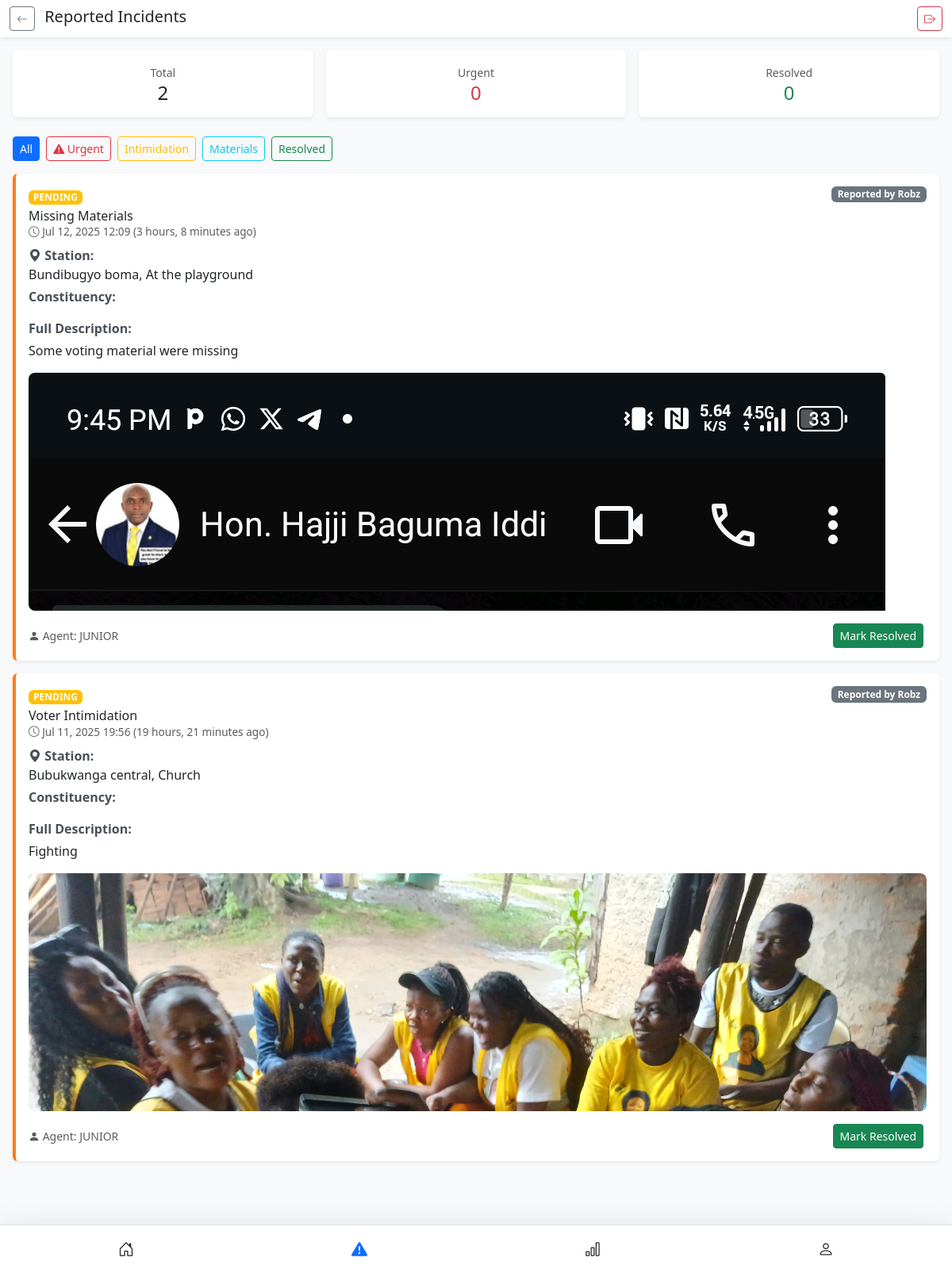
The app's page /reported_incidents.html (signed in) with its own data.
### agent/models.py (models this page shows, shortened)
class Incident(models.Model):
    INCIDENT_TYPES = [
        ('late_open', 'Late Opening'),
        ('missing_materials', 'Missing Materials'),
        ('voter_intimidation', 'Voter Intimidation'),
        ('ballot_stuffing', 'Ballot Stuffing'),
        ('technical_issue', 'Technical Issue'),
        ('other', 'Other'),
    ]
    agent = models.ForeignKey(Agent, on_delete=models.CASCADE, related_name='incidents', null=True, blank=True)
    location = models.CharField(max_length=200, blank=True)
    location_description = models.CharField(max_length=200, blank=True)
    incident_type = models.CharField(max_length=50, choices=INCIDENT_TYPES)
    description = models.TextField(blank=True)
    photo = models.ImageField(upload_to='incidents/', null=True, blank=True)
    is_urgent = models.BooleanField(default=False)
    resolved = models.BooleanField(default=False)
    submitted_at = models.DateTimeField(default=timezone.now)

class Agent(models.Model):
    user = models.OneToOneField(User, on_delete=models.CASCADE)
    name = models.CharField(max_length=100, default='Agent')
    agent_nin = models.CharField(max_length=20, unique=True, blank=True, null=True)
    passport = models.ImageField(upload_to='agents/', null=True, blank=True)
    candidate = models.ForeignKey(Candidate, on_delete=models.CASCADE, related_name='agents', null=True, blank=True)
    phone = models.CharField(max_length=20, blank=True, null=True)
    is_active = models.BooleanField(default=True)

### agent/views.py (the view)
# urls.py: path('reported_incidents.html', views.reported_incidents, name='reported_incident'),
@login_required
def reported_incidents(request):
    try:
        candidate = request.user.candidate
    except:
        return redirect('candidate_login')
    incidents = Incident.objects.filter(agent__candidate=candidate)\
                                .select_related('agent', 'agent__user', )\
                                .order_by('-submitted_at')
    urgent_count = incidents.filter(is_urgent=True, resolved=False).count()
    resolved_count = incidents.filter(resolved=True).count()
    context = {
        'incidents': incidents,
        'urgent_count': urgent_count,
        'resolved_count': resolved_count,
        'now': timezone.now()  # For timestamp calculations
    }
    return render(request, 'reported_incidents.html', context)

### templates/reported_incidents.html (shortened to what this page needs)
<!DOCTYPE html>
<html lang="en">
<head>
  <link href="https://cdn.jsdelivr.net/npm/bootstrap@5.3.0/dist/css/bootstrap.min.css" rel="stylesheet">
  <link rel="stylesheet" href="https://cdn.jsdelivr.net/npm/bootstrap-icons@1.10.0/font/bootstrap-icons.css">
</head>
<body class="bg-light">
  <header class="sticky-top bg-white shadow-sm">
    <div class="container-fluid py-2">
      <div class="d-flex justify-content-between align-items-center">
        <div>
          <a href="{% url 'candidate_dashboard' %}" class="btn btn-sm btn-outline-secondary me-2">
            <i class="bi bi-arrow-left"></i>
          </a>
          <h5 class="d-inline-block mb-0">Reported Incidents</h5>
        </div>
        <a href="{% url 'logout' %}" class="btn btn-sm btn-outline-danger">
          <i class="bi bi-box-arrow-right"></i>
        </a>
      </div>
    </div>
  </header>
  <main class="container-fluid p-3">
    <div class="row g-3 mb-4">
      <div class="col-4">
        <div class="bg-white p-3 shadow-sm rounded text-center">
          <small class="text-muted">Total</small>
          <h4 class="mb-0">{{ incidents|length }}</h4>
        </div>
      </div>
      <div class="col-4">
        <div class="bg-white p-3 shadow-sm rounded text-center">
          <small class="text-muted">Urgent</small>
          <h4 class="mb-0 text-danger">{{ urgent_count }}</h4>
        </div>
      </div>
      <div class="col-4">
        <div class="bg-white p-3 shadow-sm rounded text-center">
          <small class="text-muted">Resolved</small>
          <h4 class="mb-0 text-success">{{ resolved_count }}</h4>
        </div>
      </div>
    </div>
    <div class="d-flex mb-3 overflow-auto" style="gap: 8px;">
      <button class="btn btn-sm btn-outline-primary filter-btn active" data-filter="all">All</button>
      <button class="btn btn-sm btn-outline-danger filter-btn" data-filter="urgent">
        <i class="bi bi-exclamation-triangle-fill"></i> Urgent
      </button>
      <button class="btn btn-sm btn-outline-warning filter-btn" data-filter="voter_intimidation">Intimidation</button>
      <button class="btn btn-sm btn-outline-info filter-btn" data-filter="missing_materials">Materials</button>
      <button class="btn btn-sm btn-outline-success filter-btn" data-filter="resolved">Resolved</button>
    </div>
    {% if incidents %}
      <div class="row g-3" id="incidents-container">
        {% for incident in incidents %}
        <div class="col-12 incident-item"
             data-urgency="{% if incident.is_urgent %}urgent{% else %}normal{% endif %}"
             data-type="{{ incident.incident_type }}"
             data-status="{% if incident.resolved %}resolved{% else %}pending{% endif %}">
          <div class="incident-card bg-white p-3 shadow-sm rounded h-100
                      {% if incident.is_urgent %}incident-urgent{% elif incident.resolved %}incident-resolved{% else %}incident-normal{% endif %}">
            <div class="d-flex justify-content-between align-items-start mb-2">
              <div>
                <span class="badge {% if incident.is_urgent %}bg-danger{% elif incident.resolved %}bg-success{% else %}bg-warning{% endif %} incident-type-badge">
                  {% if incident.is_urgent %}URGENT{% elif incident.resolved %}RESOLVED{% else %}PENDING{% endif %}
                </span>
                <h6 class="mt-1 mb-0">
                  {{ incident.get_incident_type_display }}
                </h6>
                <div class="timestamp text-muted">
                  <i class="bi bi-clock"></i> {{ incident.submitted_at|date:"M j, Y H:i" }}
                  ({{ incident.submitted_at|timesince }} ago)
                </div>
              </div>
              <span class="badge bg-secondary">
                Reported by {{ incident.agent.user.username }}
              </span>
            </div>
            <div class="mb-3">
              {% if incident.location %}
              <div>
                <span class="detail-label"><i class="bi bi-geo-alt-fill"></i> Station:</span></br>
                {{ incident.location }}, {{ incident.location_description }}
              </div>
              <div class="mt-1">
                <span class="detail-label">Constituency:</span></br>
              </div>
              {% endif %}
            </div>
            <div class="incident-details mb-3">
              <div class="detail-label mb-1">Full Description:</div>
              <div class="full-description">{{ incident.description }}</div>
            </div>
            {% if incident.photo %}
            <div class="image-container">
              <img src="{{ incident.photo.url }}" class="img-fluid rounded" alt="Incident photo">
            </div>
            {% endif %}
            <div class="d-flex justify-content-between align-items-center mt-3">
              <small class="text-muted">
                <i class="bi bi-person-fill"></i>
                Agent: {{ incident.agent.name|default:incident.agent.user.username }}
              </small>
              <div>
                {% if not incident.resolved %}
                <button class="btn btn-sm btn-success me-1">Mark Resolved</button>
                {% else %}
                <button class="btn btn-sm btn-secondary me-1" disabled>Resolved</button>
                {% endif %}
              </div>
            </div>
          </div>
        </div>
        {% endfor %}
      </div>
    {% else %}
      <div class="alert alert-info">
        <i class="bi bi-info-circle"></i> No incidents reported yet.
      </div>
    {% endif %}
  </main>
  <nav class="navbar fixed-bottom bg-white shadow-lg border-top">
    <div class="container-fluid">
      <div class="d-flex justify-content-around w-100">
        <a href="{% url 'candidate_dashboard' %}" class="btn btn-link text-dark">
          <i class="bi bi-house-door fs-5"></i>
        </a>
        <a href="{% url 'reported_incident' %}" class="btn btn-link text-primary active">
          <i class="bi bi-exclamation-triangle-fill fs-5"></i>
        </a>
        <a href="#" class="btn btn-link text-dark">
          <i class="bi bi-bar-chart fs-5"></i>
        </a>
        <a href="#" class="btn btn-link text-dark">
          <i class="bi bi-person fs-5"></i>
        </a>
      </div>
    </div>
  </nav>
</body>
</html>

### templates/reported_incidents.html (style rules this page uses)
.detail-label { font-weight: 600; color: #495057; min-width: 120px; display: inline-block; }
.timestamp { font-size: 0.85rem; }
.image-container { max-height: 300px; overflow: hidden; border-radius: 8px; margin: 10px 0; }
.incident-card { transition: all 0.2s; border-left: 4px solid; }
.incident-normal { border-left-color: #fd7e14; }
.incident-type-badge { font-size: 0.75rem; padding: 3px 6px; }
.filter-btn.active { background-color: #0d6efd; color: white; }
body.bg-light { padding-bottom: 60px; }
.navbar.fixed-bottom { height: 56px; z-index: 1030; transition: transform 0.3s ease-in-out; }
main.container-fluid { margin-bottom: 60px; padding-bottom: 20px; }

### records on screen
Incident: is_urgent "PENDING", incident_type "Missing Materials", submitted_at "Jul 12, 2025 12:09", submitted_at "3 hours, 8 minutes", agent.user.username "Robz", location "Bundibugyo boma", location_description "At the playground", description "Some voting material were missing", photo (picture), agent.name "JUNIOR", resolved "Mark Resolved"
Incident: is_urgent "PENDING", incident_type "Voter Intimidation", submitted_at "Jul 11, 2025 19:56", submitted_at "19 hours, 21 minutes", agent.user.username "Robz", location "Bubukwanga central", location_description "Church", description "Fighting", photo (picture), agent.name "JUNIOR", resolved "Mark Resolved"

### other values on screen
{{ incidents|length }} "2"
{{ urgent_count }} "0"
{{ resolved_count }} "0"
